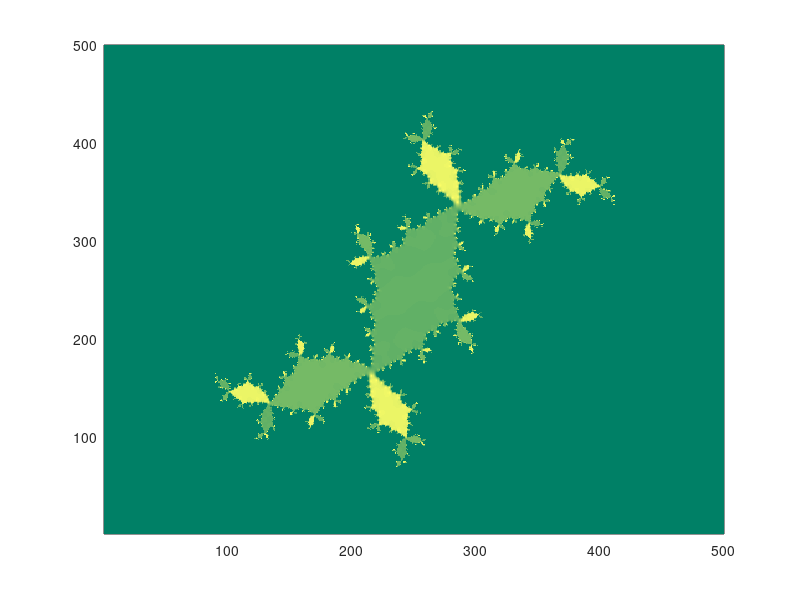

This figure's MATLAB source:
%%
%fractal  de jolie

puntos=500;
puntosx=linspace (-2,2,puntos);    %linspace  grafica
puntosy=linspace (-1.5,1.5,puntos);

[X,Y]=meshgrid (puntosx,puntosy);

c=-0.1-0.8i;
z=X+Y*i;

iteraciones=20;

    for  k=1: iteraciones
        
        z=z.^2+c;
        
        w=exp (-abs (z));
        
    end
    
    colormap (summer)
    
    pcolor (w)
    
    shading flat;
    
    
    
    
    
        
        
        
        
        